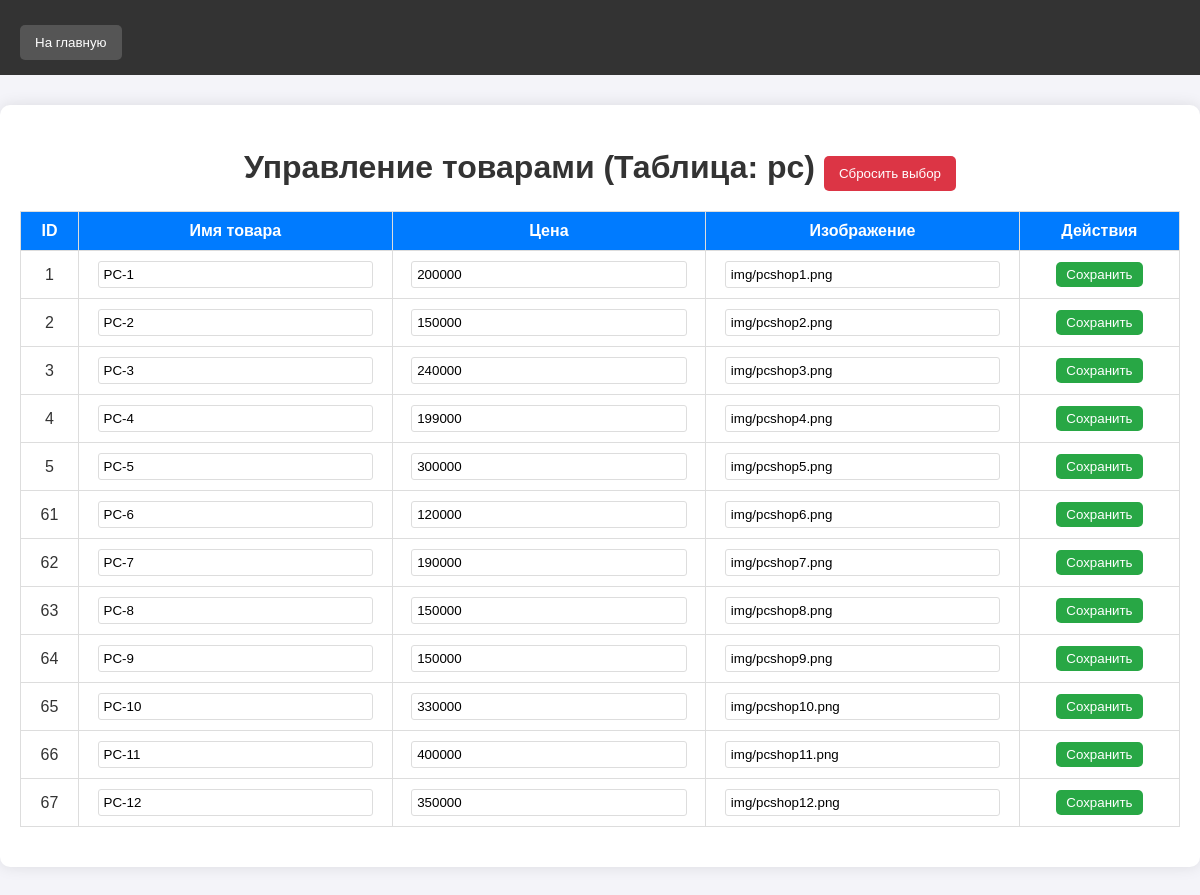
The app's page /admin.php?table=pc (signed in), older data.
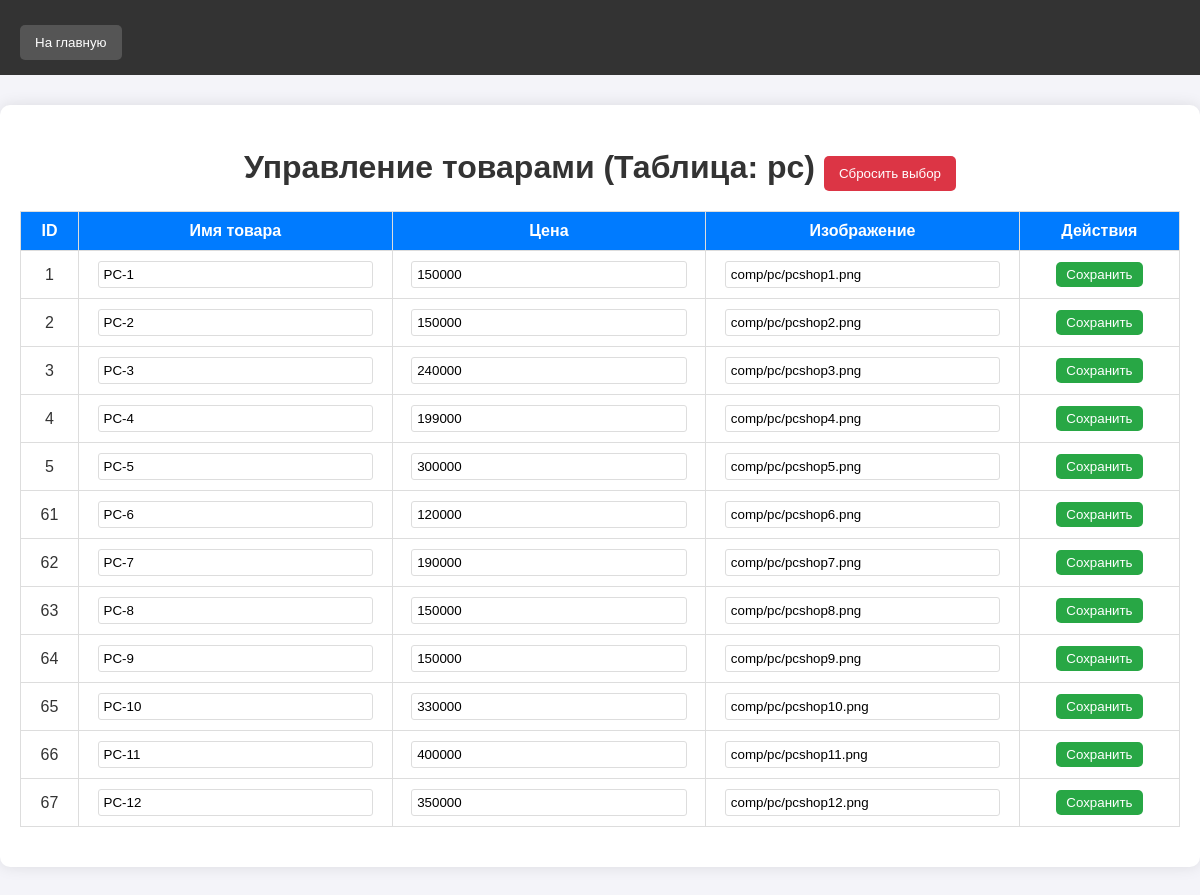
The same page, newer data.
### tables this page shows
CREATE TABLE `pc` (
  `ID` int(3) NOT NULL,
  `Name` varchar(10) NOT NULL,
  `Diss1` text NOT NULL,
  `Diss2` text NOT NULL,
  `Price` int(20) NOT NULL,
  `Img` varchar(40) NOT NULL
);

### admin.php (the view, shortened to what this page needs)
<?php
require 'db.php';
$table = isset($_GET['table']) ? $_GET['table'] : null;
$products = [];
if ($table) {
    $query = "SELECT ID, Name, Price, Img FROM $table";
    $result = mysqli_query($conn, $query);
    while ($row = mysqli_fetch_assoc($result)) {
        $products[] = $row;
    }
}
?>
<!DOCTYPE html>
<html lang="ru">
<head>
    <link rel="stylesheet" href="css/admin.css">
</head>
<body>
<header>
    <nav>
        <button onclick="window.location.href='main.php';" class="btn">На главную</button>
    </nav>
</header>
<div class="admin-container">
    <?php if (!$table): ?>
        <h1>Выберите таблицу для управления товарами</h1>
        <div class="table-select">
            <button onclick="window.location.href='?table=catalog';">Каталог товаров</button>
            <button onclick="window.location.href='?table=pc';">Готовые ПК</button>
        </div>
    <?php else: ?>
        <h1>Управление товарами (Таблица: <?= htmlspecialchars($table) ?>) <button onclick="window.location.href='?';" class="btn">Сбросить выбор</button><br></h1>
        <table>
            <thead>
                <tr>
                    <th>ID</th>
                    <th>Имя товара</th>
                    <th>Цена</th>
                    <th>Изображение</th>
                    <th>Действия</th>
                </tr>
            </thead>
            <tbody>
                <?php foreach ($products as $product): ?>
                    <tr>
                        <form action="" method="POST">
                            <td><?= htmlspecialchars($product['ID']) ?></td>
                            <td><input type="text" name="product_name" value="<?= htmlspecialchars($product['Name']) ?>" required></td>
                            <td><input type="number" name="product_price" value="<?= htmlspecialchars($product['Price']) ?>" step="250" required></td>
                            <td><input type="text" name="product_img" value="<?= htmlspecialchars($product['Img']) ?>" required></td>
                            <td>
                                <button type="submit">Сохранить</button>
                            </td>
                        </form>
                    </tr>
                <?php endforeach; ?>
            </tbody>
        </table>
    <?php endif; ?>
</div>
</body>
</html>

### css/admin.css (style rules this page uses)
body { font-family: Arial, sans-serif; margin: 0; padding: 0; background-color: #f4f4f9; color: #333; }
header { background-color: #333; color: #fff; padding: 15px 20px; }
header nav .btn { background-color: #555; color: #fff; border: none; padding: 10px 15px; margin-right: 10px; cursor: pointer; border-radius: 5px; }
.admin-container { max-width: 1200px; margin: 30px auto; padding: 20px; background-color: #fff; border-radius: 10px; box-shadow: 0 0 15px rgba(0, 0, 0, 0.1); }
h1 { text-align: center; margin-bottom: 20px; }
table { width: 100%; border-collapse: collapse; margin-bottom: 20px; }
table th, table td { border: 1px solid #ddd; padding: 10px; text-align: center; }
table th { background-color: #007BFF; color: #fff; }
table td input[type="text"], table td input[type="number"] { width: 90%; padding: 5px; border: 1px solid #ddd; border-radius: 3px; }
table td button { background-color: #28a745; color: #fff; border: none; padding: 5px 10px; cursor: pointer; border-radius: 5px; }
.btn { display: inline-block; background-color: #dc3545; color: #fff; border: none; padding: 10px 15px; cursor: pointer; border-radius: 5px; text-align: center; margin-top: 10px; }

Row changes from the older to the newer data that the page shows:
changed pc "PC-1": product_price "200000" → "150000"; product_img "img/pcshop1.png" → "comp/pc/pcshop1.png"
changed pc "PC-2": product_img "img/pcshop2.png" → "comp/pc/pcshop2.png"
changed pc "PC-3": product_img "img/pcshop3.png" → "comp/pc/pcshop3.png"
changed pc "PC-4": product_img "img/pcshop4.png" → "comp/pc/pcshop4.png"
changed pc "PC-5": product_img "img/pcshop5.png" → "comp/pc/pcshop5.png"
changed pc "PC-6": product_img "img/pcshop6.png" → "comp/pc/pcshop6.png"
changed pc "PC-7": product_img "img/pcshop7.png" → "comp/pc/pcshop7.png"
changed pc "PC-8": product_img "img/pcshop8.png" → "comp/pc/pcshop8.png"
changed pc "PC-9": product_img "img/pcshop9.png" → "comp/pc/pcshop9.png"
changed pc "PC-10": product_img "img/pcshop10.png" → "comp/pc/pcshop10.png"
changed pc "PC-11": product_img "img/pcshop11.png" → "comp/pc/pcshop11.png"
changed pc "PC-12": product_img "img/pcshop12.png" → "comp/pc/pcshop12.png"
